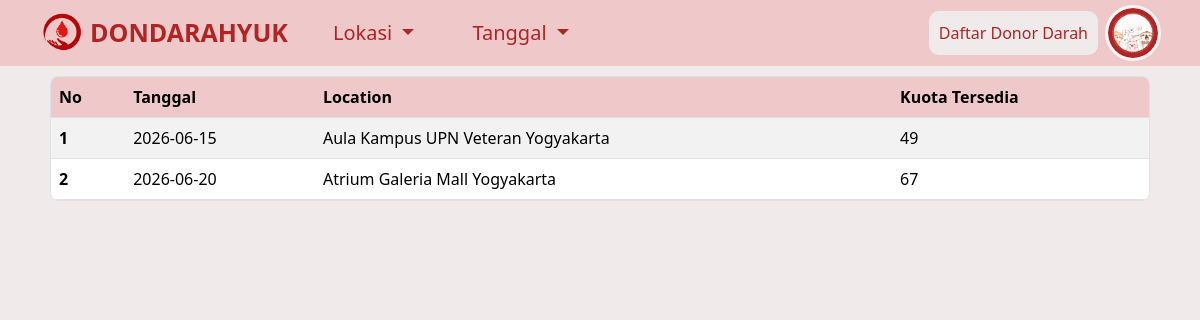
Screenshot of /landing_page/landingpage.php with the database file from the repository.
### tables this page shows
CREATE TABLE `jadwal_donor` (
  `id_jadwal` int(11) NOT NULL,
  `tanggal` date NOT NULL,
  `lokasi` varchar(255) NOT NULL,
  `penyelenggara` varchar(100) NOT NULL,
  `kuota` int(11) NOT NULL,
  `created_at` timestamp NOT NULL DEFAULT current_timestamp()
);

### landing_page/landingpage.php (the view, shortened to what this page needs)
<?php
include '../connect.php';
$jadwal = $conn->query("select * from jadwal_donor");
?>
<!DOCTYPE html>
<html lang="en">
<head>
  <link href="https://cdn.jsdelivr.net/npm/bootstrap@5.3.8/dist/css/bootstrap.min.css" rel="stylesheet">
</head>
<body style="margin: 0px; background-color: #f0eaea;">
  <nav class="navbar navbar-expand-lg" style="background-color: #efc9c9;">
    <div class="container">
      <a href="landingpage.php" class="navbar-brand me-2">
        <img
          src="../assets/logo3.png"
          height="40"
          alt="Blood Logo"
          loading="lazy"
          style="margin-top: -1px;" />
      </a>
      <div class="collapse navbar-collapse" id="navbarButtonsExample">
        <ul class="navbar-nav me-auto mb-2 mb-lg-0">
          <li class="nav-item" style="align-self: center;">
            <b style="font-size: 25px; color: #b02424;">DONDARAHYUK</b>
          </li>
          <li class="nav-item" style="margin-left: 2rem;">
            <div class="dropdown">
              <button
                class="btn dropdown-toggle"
                type="button"
                data-bs-toggle="dropdown"
                aria-expanded="false"
                style="color: #b02424; font-size: 20px;">
                Lokasi
              </button>
            </div>
          </li>
          <li class="nav-item" style="margin-left: 2rem;">
            <div class="dropdown">
              <button
                class="btn dropdown-toggle"
                type="button"
                data-bs-toggle="dropdown"
                aria-expanded="false"
                style="color: #b02424; font-size: 20px;">
                Tanggal
              </button>
            </div>
          </li>
        </ul>
        <div class="d-flex align-items-center">
          <a href="../guest/daftardondar.php" class="btn-solid theme-primary" style="padding: 10px; border-radius: 10px; background-color: #f0eaea; color: inherit; color: #b02424; text-decoration: none; margin-right: 10px;">Daftar Donor Darah</a>
          <div class="dropdown">
            <img
              class="btn dropdown-toggle"
              type="button"
              data-bs-toggle="dropdown"
              aria-expanded="false"
              src="../assets/profil.png"
              style="
                    width: 50px;
                    background-color: #b02424;
                    border-radius: 100%;
                    outline: whitesmoke solid;
                    padding: 0px;
                  " />
          </div>
        </div>
      </div>
    </div>
  </nav>
  <div class="border rounded-3 overflow-auto" style="margin: 10px 50px; background-color: #f0eaea;">
    <table class="table table-striped mb-0">
      <thead style="--bs-table-bg: #efc9c9;">
        <tr>
          <th scope="col">No</th>
          <th scope="col">Tanggal</th>
          <th scope="col">Location</th>
          <th scope="col">Kuota Tersedia</th>
        </tr>
      </thead>
      <tbody>
        <?php
        $count = 1;
        while ($result = mysqli_fetch_object($jadwal)) {
        ?>
          <tr>
            <th scope="row"><?= $count ?></th>
            <td><?= $result->tanggal ?></td>
            <td><?= $result->lokasi ?></td>
            <td><?= $result->kuota ?></td>
          </tr>
        <?php
          $count++;
        }
        ?>
      </tbody>
    </table>
  </div>
</body>
</html>

### rows the page displays
jadwal_donor: tanggal "2026-06-15", lokasi "Aula Kampus UPN Veteran Yogyakarta", kuota "49"
jadwal_donor: tanggal "2026-06-20", lokasi "Atrium Galeria Mall Yogyakarta", kuota "67"
